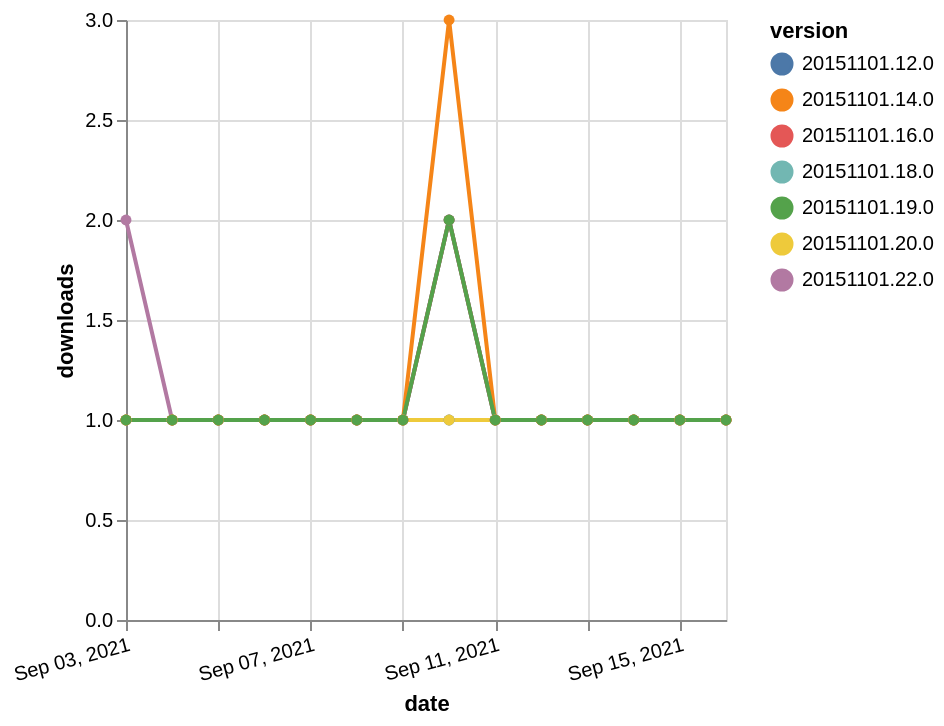

Here is the Vega-Lite specification saved for this chart:
### Vega-Lite specification from a JSON file in a GitHub repository (floating-point values rounded to 4 significant figures)
{"$schema": "https://vega.github.io/schema/vega-lite/v5.json", "description": "A simple bar chart with embedded data.", "data": {"values": [{"date": "2021-09-03", "total": 113, "delta": 2, "version": "20151101.22.0"}, {"date": "2021-09-04", "total": 114, "delta": 1, "version": "20151101.22.0"}, {"date": "2021-09-05", "total": 115, "delta": 1, "version": "20151101.22.0"}, {"date": "2021-09-06", "total": 116, "delta": 1, "version": "20151101.22.0"}, {"date": "2021-09-07", "total": 117, "delta": 1, "version": "20151101.22.0"}, {"date": "2021-09-08", "total": 118, "delta": 1, "version": "20151101.22.0"}, {"date": "2021-09-09", "total": 119, "delta": 1, "version": "20151101.22.0"}, {"date": "2021-09-10", "total": 120, "delta": 1, "version": "20151101.22.0"}, {"date": "2021-09-11", "total": 121, "delta": 1, "version": "20151101.22.0"}, {"date": "2021-09-12", "total": 122, "delta": 1, "version": "20151101.22.0"}, {"date": "2021-09-13", "total": 123, "delta": 1, "version": "20151101.22.0"}, {"date": "2021-09-14", "total": 124, "delta": 1, "version": "20151101.22.0"}, {"date": "2021-09-15", "total": 125, "delta": 1, "version": "20151101.22.0"}, {"date": "2021-09-16", "total": 126, "delta": 1, "version": "20151101.22.0"}, {"date": "2021-09-03", "total": 237, "delta": 1, "version": "20151101.12.0"}, {"date": "2021-09-04", "total": 238, "delta": 1, "version": "20151101.12.0"}, {"date": "2021-09-05", "total": 239, "delta": 1, "version": "20151101.12.0"}, {"date": "2021-09-06", "total": 240, "delta": 1, "version": "20151101.12.0"}, {"date": "2021-09-07", "total": 241, "delta": 1, "version": "20151101.12.0"}, {"date": "2021-09-08", "total": 242, "delta": 1, "version": "20151101.12.0"}, {"date": "2021-09-09", "total": 243, "delta": 1, "version": "20151101.12.0"}, {"date": "2021-09-10", "total": 245, "delta": 2, "version": "20151101.12.0"}, {"date": "2021-09-11", "total": 246, "delta": 1, "version": "20151101.12.0"}, {"date": "2021-09-12", "total": 247, "delta": 1, "version": "20151101.12.0"}, {"date": "2021-09-13", "total": 248, "delta": 1, "version": "20151101.12.0"}, {"date": "2021-09-14", "total": 249, "delta": 1, "version": "20151101.12.0"}, {"date": "2021-09-15", "total": 250, "delta": 1, "version": "20151101.12.0"}, {"date": "2021-09-16", "total": 251, "delta": 1, "version": "20151101.12.0"}, {"date": "2021-09-03", "total": 150, "delta": 1, "version": "20151101.18.0"}, {"date": "2021-09-04", "total": 151, "delta": 1, "version": "20151101.18.0"}, {"date": "2021-09-05", "total": 152, "delta": 1, "version": "20151101.18.0"}, {"date": "2021-09-06", "total": 153, "delta": 1, "version": "20151101.18.0"}, {"date": "2021-09-07", "total": 154, "delta": 1, "version": "20151101.18.0"}, {"date": "2021-09-08", "total": 155, "delta": 1, "version": "20151101.18.0"}, {"date": "2021-09-09", "total": 156, "delta": 1, "version": "20151101.18.0"}, {"date": "2021-09-10", "total": 157, "delta": 1, "version": "20151101.18.0"}, {"date": "2021-09-11", "total": 158, "delta": 1, "version": "20151101.18.0"}, {"date": "2021-09-12", "total": 159, "delta": 1, "version": "20151101.18.0"}, {"date": "2021-09-13", "total": 160, "delta": 1, "version": "20151101.18.0"}, {"date": "2021-09-14", "total": 161, "delta": 1, "version": "20151101.18.0"}, {"date": "2021-09-15", "total": 162, "delta": 1, "version": "20151101.18.0"}, {"date": "2021-09-16", "total": 163, "delta": 1, "version": "20151101.18.0"}, {"date": "2021-09-03", "total": 165, "delta": 1, "version": "20151101.16.0"}, {"date": "2021-09-04", "total": 166, "delta": 1, "version": "20151101.16.0"}, {"date": "2021-09-05", "total": 167, "delta": 1, "version": "20151101.16.0"}, {"date": "2021-09-06", "total": 168, "delta": 1, "version": "20151101.16.0"}, {"date": "2021-09-07", "total": 169, "delta": 1, "version": "20151101.16.0"}, {"date": "2021-09-08", "total": 170, "delta": 1, "version": "20151101.16.0"}, {"date": "2021-09-09", "total": 171, "delta": 1, "version": "20151101.16.0"}, {"date": "2021-09-10", "total": 173, "delta": 2, "version": "20151101.16.0"}, {"date": "2021-09-11", "total": 174, "delta": 1, "version": "20151101.16.0"}, {"date": "2021-09-12", "total": 175, "delta": 1, "version": "20151101.16.0"}, {"date": "2021-09-13", "total": 176, "delta": 1, "version": "20151101.16.0"}, {"date": "2021-09-14", "total": 177, "delta": 1, "version": "20151101.16.0"}, {"date": "2021-09-15", "total": 178, "delta": 1, "version": "20151101.16.0"}, {"date": "2021-09-16", "total": 179, "delta": 1, "version": "20151101.16.0"}, {"date": "2021-09-03", "total": 168, "delta": 1, "version": "20151101.20.0"}, {"date": "2021-09-04", "total": 169, "delta": 1, "version": "20151101.20.0"}, {"date": "2021-09-05", "total": 170, "delta": 1, "version": "20151101.20.0"}, {"date": "2021-09-06", "total": 171, "delta": 1, "version": "20151101.20.0"}, {"date": "2021-09-07", "total": 172, "delta": 1, "version": "20151101.20.0"}, {"date": "2021-09-08", "total": 173, "delta": 1, "version": "20151101.20.0"}, {"date": "2021-09-09", "total": 174, "delta": 1, "version": "20151101.20.0"}, {"date": "2021-09-10", "total": 175, "delta": 1, "version": "20151101.20.0"}, {"date": "2021-09-11", "total": 176, "delta": 1, "version": "20151101.20.0"}, {"date": "2021-09-12", "total": 177, "delta": 1, "version": "20151101.20.0"}, {"date": "2021-09-13", "total": 178, "delta": 1, "version": "20151101.20.0"}, {"date": "2021-09-14", "total": 179, "delta": 1, "version": "20151101.20.0"}, {"date": "2021-09-15", "total": 180, "delta": 1, "version": "20151101.20.0"}, {"date": "2021-09-16", "total": 181, "delta": 1, "version": "20151101.20.0"}, {"date": "2021-09-03", "total": 294, "delta": 1, "version": "20151101.14.0"}, {"date": "2021-09-04", "total": 295, "delta": 1, "version": "20151101.14.0"}, {"date": "2021-09-05", "total": 296, "delta": 1, "version": "20151101.14.0"}, {"date": "2021-09-06", "total": 297, "delta": 1, "version": "20151101.14.0"}, {"date": "2021-09-07", "total": 298, "delta": 1, "version": "20151101.14.0"}, {"date": "2021-09-08", "total": 299, "delta": 1, "version": "20151101.14.0"}, {"date": "2021-09-09", "total": 300, "delta": 1, "version": "20151101.14.0"}, {"date": "2021-09-10", "total": 303, "delta": 3, "version": "20151101.14.0"}, {"date": "2021-09-11", "total": 304, "delta": 1, "version": "20151101.14.0"}, {"date": "2021-09-12", "total": 305, "delta": 1, "version": "20151101.14.0"}, {"date": "2021-09-13", "total": 306, "delta": 1, "version": "20151101.14.0"}, {"date": "2021-09-14", "total": 307, "delta": 1, "version": "20151101.14.0"}, {"date": "2021-09-15", "total": 308, "delta": 1, "version": "20151101.14.0"}, {"date": "2021-09-16", "total": 309, "delta": 1, "version": "20151101.14.0"}, {"date": "2021-09-03", "total": 133, "delta": 1, "version": "20151101.19.0"}, {"date": "2021-09-04", "total": 134, "delta": 1, "version": "20151101.19.0"}, {"date": "2021-09-05", "total": 135, "delta": 1, "version": "20151101.19.0"}, {"date": "2021-09-06", "total": 136, "delta": 1, "version": "20151101.19.0"}, {"date": "2021-09-07", "total": 137, "delta": 1, "version": "20151101.19.0"}, {"date": "2021-09-08", "total": 138, "delta": 1, "version": "20151101.19.0"}, {"date": "2021-09-09", "total": 139, "delta": 1, "version": "20151101.19.0"}, {"date": "2021-09-10", "total": 141, "delta": 2, "version": "20151101.19.0"}, {"date": "2021-09-11", "total": 142, "delta": 1, "version": "20151101.19.0"}, {"date": "2021-09-12", "total": 143, "delta": 1, "version": "20151101.19.0"}, {"date": "2021-09-13", "total": 144, "delta": 1, "version": "20151101.19.0"}, {"date": "2021-09-14", "total": 145, "delta": 1, "version": "20151101.19.0"}, {"date": "2021-09-15", "total": 146, "delta": 1, "version": "20151101.19.0"}, {"date": "2021-09-16", "total": 147, "delta": 1, "version": "20151101.19.0"}]}, "width": "container", "mark": {"type": "line", "point": {"filled": true}}, "encoding": {"x": {"field": "date", "type": "temporal", "timeUnit": "yearmonthdate", "title": "date", "axis": {"labelAngle": -15}}, "y": {"field": "delta", "type": "quantitative", "title": "downloads"}, "color": {"field": "version", "type": "nominal"}, "tooltip": {"field": "delta"}}}
